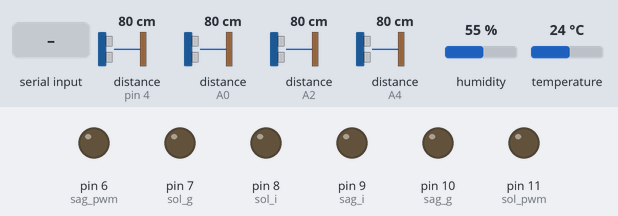
The sketch below on a simulated Arduino Uno, built with avr-gcc and run on an emulated ATmega328P. Parts: output pins drawn as LEDs (lit = HIGH). Wiring (inferred from the names in the program): 4 × ultrasonic range finder: trigger pin 5, echo pin 4 / trigger A1, echo A0 / trigger A3, echo A2 / trigger A5, echo A4. Dashed ring = blinking. The test bench sets the inputs (shaded band); at power-on: distance to the obstacle (sensors on pin 4, A2, A0, A4) 80 cm, humidity 55 %, temperature 24 °C. The echo pulse lasts 58.3 µs per cm; pins used as bus, display or sensor lines are not drawn.

Above: at 1.2 s.
1.3 s: distance to the obstacle (sensor on pin 4) set to 22 cm
2.8 s: distance to the obstacle (sensor on pin 4) set to 18 cm
At 3.3 s:
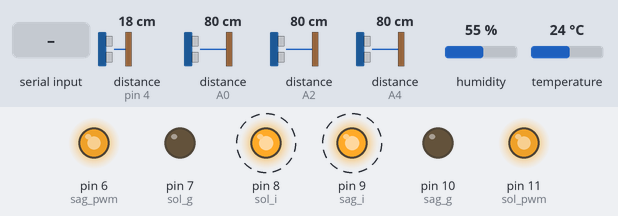
6.6 s: distance to the obstacle (sensor on A2) set to 23 cm
10.1 s: distance to the obstacle (sensor on A2) set to 19 cm
At 11.9 s:
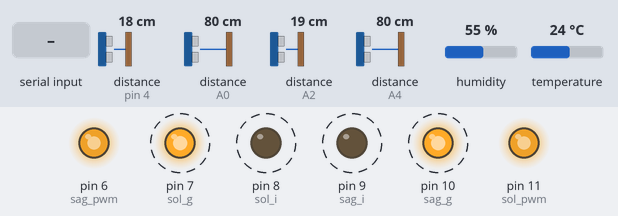
16.4 s: "L" received over Serial
At 20.9 s:
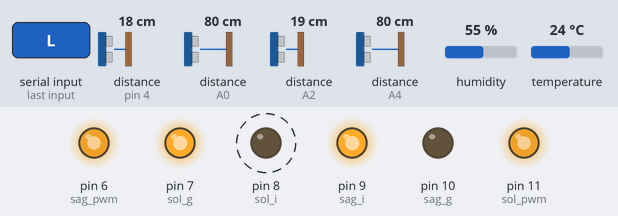
21.6 s: "R" received over Serial
At 26.3 s:
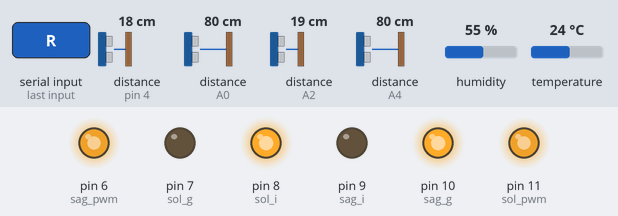
Timing chart, 0 to 28.2 s (numbered marks = the images above; inputs shaded):
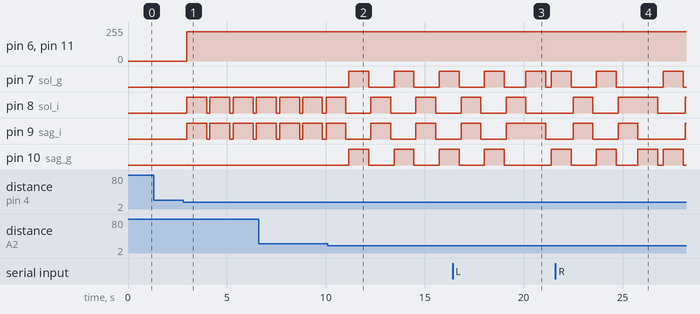

The sketch:

sketch_dec17a_Car.ino
```cpp
#include <SoftwareSerial.h>
#include <DHT.h>

#define DHTPIN 12
#define DHTTYPE DHT11
DHT dht(DHTPIN, DHTTYPE);

int sol_i = 8 ;
int sol_g = 7 ;

int sag_i = 9 ;
int sag_g = 10 ;

int sol_pwm = 11 ;
int sag_pwm = 6 ;

int hiz  = 220 ;

SoftwareSerial bluetooth(2, 3); // RX, TX

int echoPins[] = {A0, A2, A4, 4};
int trigPins[] = {A1, A3, A5, 5};
long durations[4];
int distances[4];

int data ;

void setup() {
  Serial.begin(9600);
  bluetooth.begin(9600);
  dht.begin();

  pinMode(sol_i , OUTPUT);
  pinMode(sol_g , OUTPUT);
  pinMode(sag_i , OUTPUT);
  pinMode(sag_g , OUTPUT);

  pinMode(sol_pwm , OUTPUT);
  pinMode(sag_pwm , OUTPUT);

  for (int i = 0; i < 4; i++) {
    pinMode(trigPins[i], OUTPUT);
    pinMode(echoPins[i], INPUT);
  }

  digitalWrite(sol_i, 0);
  digitalWrite(sol_g, 0);
  digitalWrite(sag_i, 0);
  digitalWrite(sag_g, 0);

  analogWrite(sol_pwm, 0);
  analogWrite(sag_pwm, 0);

}

int measureDistance(int trigPin, int echoPin) {
  digitalWrite(trigPin, LOW);
  delayMicroseconds(2);
  digitalWrite(trigPin, HIGH);
  delayMicroseconds(10);
  digitalWrite(trigPin, LOW);
  long duration = pulseIn(echoPin, HIGH);
  int distance = duration * 0.034 / 2;
  return distance;
}

void loop() {
  for (int i = 0; i < 4; i++) {
    distances[i] = measureDistance(trigPins[i], echoPins[i]);
  }

  float temp = dht.readTemperature();
  float hum = dht.readHumidity();

  bluetooth.print("D1:");
  bluetooth.print(distances[0]);
  bluetooth.print(",D2:");
  bluetooth.print(distances[1]);
  bluetooth.print(",D3:");
  bluetooth.print(distances[2]);
  bluetooth.print(",D4:");
  bluetooth.print(distances[3]);
  bluetooth.print(",T:");
  bluetooth.print(temp);
  bluetooth.print(",H:");
  bluetooth.println(hum);

  delay(100);


  data = Serial.read();

  if (distances[1] < 20)
  {
    digitalWrite(sol_i, 0);
    digitalWrite(sol_g, 1);
    digitalWrite(sag_i, 0);
    digitalWrite(sag_g, 1);

    analogWrite(sol_pwm, hiz);
    analogWrite(sag_pwm, hiz);
    delay(1000);
    digitalWrite(sol_i, 0);
    digitalWrite(sol_g, 0);
    digitalWrite(sag_i, 0);
    digitalWrite(sag_g, 0);

    analogWrite(sol_pwm, hiz);
    analogWrite(sag_pwm, hiz);
    delay(100);
  }
  if (distances[3] < 20)
  {
    digitalWrite(sol_i, 1);
    digitalWrite(sol_g, 0);
    digitalWrite(sag_i, 1);
    digitalWrite(sag_g, 0);

    analogWrite(sol_pwm, hiz);
    analogWrite(sag_pwm, hiz);
    delay(1000);
    digitalWrite(sol_i, 0);
    digitalWrite(sol_g, 0);
    digitalWrite(sag_i, 0);
    digitalWrite(sag_g, 0);

    analogWrite(sol_pwm, hiz);
    analogWrite(sag_pwm, hiz);
  }


  if (data == 'F')
  {

    digitalWrite(sol_i, 1);
    digitalWrite(sol_g, 0);
    digitalWrite(sag_i, 1);
    digitalWrite(sag_g, 0);

    analogWrite(sol_pwm, hiz);
    analogWrite(sag_pwm, hiz);
    delay(1000);
    digitalWrite(sol_i, 0);
    digitalWrite(sol_g, 0);
    digitalWrite(sag_i, 0);
    digitalWrite(sag_g, 0);

    analogWrite(sol_pwm, hiz);
    analogWrite(sag_pwm, hiz);
    delay(100);
  }
  if (data == 'B')
  {

    digitalWrite(sol_i, 0);
    digitalWrite(sol_g, 1);
    digitalWrite(sag_i, 0);
    digitalWrite(sag_g, 1);

    analogWrite(sol_pwm, hiz);
    analogWrite(sag_pwm, hiz);
    delay(1000);
    digitalWrite(sol_i, 0);
    digitalWrite(sol_g, 0);
    digitalWrite(sag_i, 0);
    digitalWrite(sag_g, 0);

    analogWrite(sol_pwm, hiz);
    analogWrite(sag_pwm, hiz);
    delay(100);
  }
  if (data == 'L')
  {

    digitalWrite(sol_i, 0);
    digitalWrite(sol_g, 1);
    digitalWrite(sag_i, 1);
    digitalWrite(sag_g, 0);

    analogWrite(sol_pwm, hiz);
    analogWrite(sag_pwm, hiz);
    delay(1000);
    digitalWrite(sol_i, 0);
    digitalWrite(sol_g, 0);
    digitalWrite(sag_i, 0);
    digitalWrite(sag_g, 0);

    analogWrite(sol_pwm, hiz);
    analogWrite(sag_pwm, hiz);
    delay(100);
  }

  if (data == 'R')
  {

    digitalWrite(sol_i, 1);
    digitalWrite(sol_g, 0);
    digitalWrite(sag_i, 0);
    digitalWrite(sag_g, 1);

    analogWrite(sol_pwm, hiz);
    analogWrite(sag_pwm, hiz);
    delay(1000);
    digitalWrite(sol_i, 0);
    digitalWrite(sol_g, 0);
    digitalWrite(sag_i, 0);
    digitalWrite(sag_g, 0);

    analogWrite(sol_pwm, hiz);
    analogWrite(sag_pwm, hiz);
    delay(100);
  }
}
```

Measured:
- the behaviour switches between 21 and 20 cm on distance to the obstacle (sensor on pin 4) (found by bisection; images 0 and 1)
- the behaviour switches between 21 and 20 cm on distance to the obstacle (sensor on A2) (found by bisection; images 1 and 2)
- after the input at 1.3 s, every drawn part: stays the same
- after the input at 2.8 s, pin 6 (sag_pwm), pin 11 (sol_pwm): 0/255 → 220/255 after 0.18 s; pin 8 (sol_i), pin 9 (sag_i): alternates HIGH for 1.0 s and LOW for 0.16 s, starting after 0.18 s
- after the input at 10.1 s, pin 7 (sol_g), pin 10 (sag_g): alternates HIGH for 1.0 s and LOW for 1.3 s, starting after 1.1 s; pin 8 (sol_i), pin 9 (sag_i): alternates HIGH for 1.0 s and LOW for 1.3 s, starting after 2.2 s
